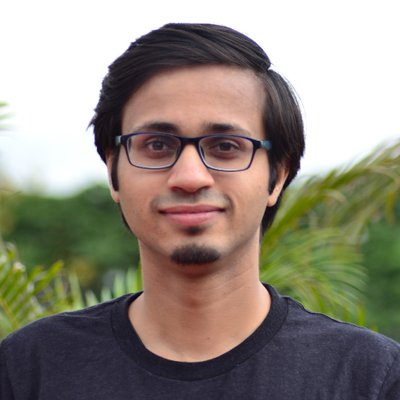
#> input picture rs.jpg, 400 x 400 px
$ jupyter execute --allow-errors 'data portraits .ipynb'
#> lines starting #> are read from the running program, lines starting #| are printed output that depends on the picture
[cell 1]
from PIL import Image, ImageFilter

[cell 2]
path = "./rs.jpg"

[cell 3]
try:
    img = Image.open(path)
#> img is the input picture: PIL image 400x400 RGB; mean R, G, B 144.6, 137.2, 125.6
except IOError:
    pass

[cell 4]
img

[cell 5]
img.size
#> Out = (400, 400)

[cell 6]
img.crop((20, 40, 100, 200))
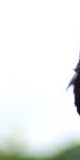
#> Out: PIL image 80x160 RGB; mean R, G, B 235.9, 239.6, 237.6

[cell 7]
img.histogram()
#> Out = 768 values, max 36955 at index 767, min 0 at index 0, mean 625

[cell 8]
img.split()

#> (a cell that did not finish here is left out)

[cell 10]
from PIL import ImageEnhance

[cell 11]
enhanced_img = ImageEnhance.Contrast(img).enhance(0.5)
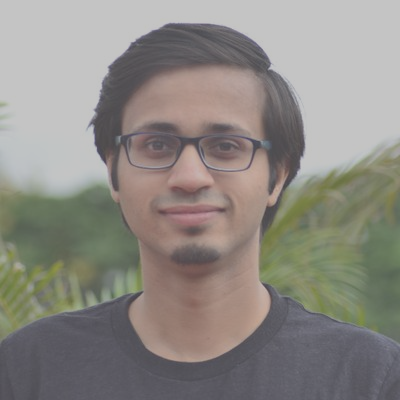
#> enhanced_img: PIL image 400x400 RGB; mean R, G, B 141, 137.3, 131.5

[cell 12]
enhanced_img

[cell 13]
enhanced_img.convert('1')
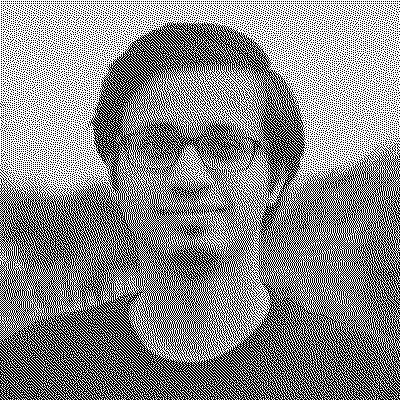
#> Out: PIL image 400x400 1; 53.9% white; black in thin lines or dots

[cell 14]
bkg = Image.new('RGBA', (400, 400), (255, 255, 255, 0))

[cell 15]
bkg

[cell 16]
bkg.paste(enhanced_img, (0, 0))

[cell 17]
bkg.show()

[cell 18]
total_boxes = 100
box_size = int((img.width)/total_boxes)
#> box_size = 4

[cell 19]
box_size
#> Out = 4

[cell 20]
final_img = img.filter(ImageFilter.ModeFilter(box_size))

[cell 21]
from collections import defaultdict
print(final_img.getdata())
#> (printed output is left out)
by_color = defaultdict(int)
for pixel in final_img.getdata():
    by_color[pixel] += 1
#> after the loop, by_color = 55903 items

by_color

[cell 22]
len(by_color.keys())
#> Out = 55903

[cell 23]
final_img.getcolors(maxcolors=10)

[cell 24]
img.quantize(colors=150, method=1)

[cell 25]
img.palette

[cell 26]
img.getpixel((30, 200))
#> Out = (73, 104, 47)

[cell 27]
def average_color(image):
    color_tuple = [None, None, None]
    for channel in range(3):
        pixels = image.getdata(band=channel)
        values = []
        for pixel in pixels:
            values.append(pixel)

        color_tuple[channel] = sum(values) / len(values)
#> after the loop, color_tuple = [144.6, 137.2, 125.6]
    return tuple(color_tuple)

[cell 28]
average_color(img)
#> Out = (144.6, 137.2, 125.6)
